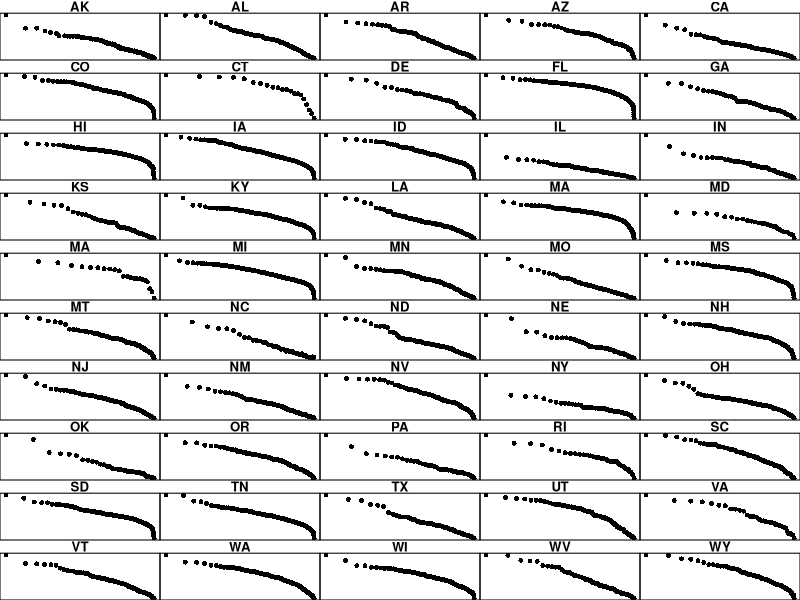

Write the R code that produced this figure.
logs = read.csv("logs.csv")
attach(logs)
png("stateplot.png", height=960)
par(mfrow=c(10,5))
par(mar=c(0,0,1,0))
plot(akrank,akpop, main="AK", xlab="", ylab="", pch=16, xaxt="n", yaxt="n")
plot(alrank,alpop, main="AL", xlab="", ylab="", pch=16, xaxt="n", yaxt="n")
plot(arrank,arpop, main="AR", xlab="", ylab="", pch=16, xaxt="n", yaxt="n")
plot(azrank,azpop, main="AZ", xlab="", ylab="", pch=16, xaxt="n", yaxt="n")
plot(carank,capop, main="CA", xlab="", ylab="", pch=16, xaxt="n", yaxt="n")
plot(corank,copop, main="CO", xlab="", ylab="", pch=16, xaxt="n", yaxt="n")
plot(ctrank,ctpop, main="CT", xlab="", ylab="", pch=16, xaxt="n", yaxt="n")
plot(derank,depop, main="DE", xlab="", ylab="", pch=16, xaxt="n", yaxt="n")
plot(flrank,flpop, main="FL", xlab="", ylab="", pch=16, xaxt="n", yaxt="n")
plot(garank,gapop, main="GA", xlab="", ylab="", pch=16, xaxt="n", yaxt="n")
plot(hirank,hipop, main="HI", xlab="", ylab="", pch=16, xaxt="n", yaxt="n")
plot(iarank,iapop, main="IA", xlab="", ylab="", pch=16, xaxt="n", yaxt="n")
plot(idrank,idpop, main="ID", xlab="", ylab="", pch=16, xaxt="n", yaxt="n")
plot(ilrank,ilpop, main="IL", xlab="", ylab="", pch=16, xaxt="n", yaxt="n")
plot(inrank,inpop, main="IN", xlab="", ylab="", pch=16, xaxt="n", yaxt="n")
plot(ksrank,kspop, main="KS", xlab="", ylab="", pch=16, xaxt="n", yaxt="n")
plot(kyrank,kypop, main="KY", xlab="", ylab="", pch=16, xaxt="n", yaxt="n")
plot(larank,lapop, main="LA", xlab="", ylab="", pch=16, xaxt="n", yaxt="n")
plot(marank,mapop, main="MA", xlab="", ylab="", pch=16, xaxt="n", yaxt="n")
plot(mdrank,mdpop, main="MD", xlab="", ylab="", pch=16, xaxt="n", yaxt="n")
plot(merank,mepop, main="MA", xlab="", ylab="", pch=16, xaxt="n", yaxt="n")
plot(mirank,mipop, main="MI", xlab="", ylab="", pch=16, xaxt="n", yaxt="n")
plot(mnrank,mnpop, main="MN", xlab="", ylab="", pch=16, xaxt="n", yaxt="n")
plot(morank,mopop, main="MO", xlab="", ylab="", pch=16, xaxt="n", yaxt="n")
plot(msrank,mspop, main="MS", xlab="", ylab="", pch=16, xaxt="n", yaxt="n")
plot(mtrank,mtpop, main="MT", xlab="", ylab="", pch=16, xaxt="n", yaxt="n")
plot(ncrank,ncpop, main="NC", xlab="", ylab="", pch=16, xaxt="n", yaxt="n")
plot(ndrank,ndpop, main="ND", xlab="", ylab="", pch=16, xaxt="n", yaxt="n")
plot(nerank,nepop, main="NE", xlab="", ylab="", pch=16, xaxt="n", yaxt="n")
plot(nhrank,nhpop, main="NH", xlab="", ylab="", pch=16, xaxt="n", yaxt="n")
plot(njrank,njpop, main="NJ", xlab="", ylab="", pch=16, xaxt="n", yaxt="n")
plot(nmrank,nmpop, main="NM", xlab="", ylab="", pch=16, xaxt="n", yaxt="n")
plot(nvrank,nvpop, main="NV", xlab="", ylab="", pch=16, xaxt="n", yaxt="n")
plot(nyrank,nypop, main="NY", xlab="", ylab="", pch=16, xaxt="n", yaxt="n")
plot(ohrank,ohpop, main="OH", xlab="", ylab="", pch=16, xaxt="n", yaxt="n")
plot(okrank,okpop, main="OK", xlab="", ylab="", pch=16, xaxt="n", yaxt="n")
plot(orrank,orpop, main="OR", xlab="", ylab="", pch=16, xaxt="n", yaxt="n")
plot(parank,papop, main="PA", xlab="", ylab="", pch=16, xaxt="n", yaxt="n")
plot(rirank,ripop, main="RI", xlab="", ylab="", pch=16, xaxt="n", yaxt="n")
plot(scrank,scpop, main="SC", xlab="", ylab="", pch=16, xaxt="n", yaxt="n")
plot(sdrank,sdpop, main="SD", xlab="", ylab="", pch=16, xaxt="n", yaxt="n")
plot(tnrank,tnpop, main="TN", xlab="", ylab="", pch=16, xaxt="n", yaxt="n")
plot(txrank,txpop, main="TX", xlab="", ylab="", pch=16, xaxt="n", yaxt="n")
plot(utrank,utpop, main="UT", xlab="", ylab="", pch=16, xaxt="n", yaxt="n")
plot(varank,vapop, main="VA", xlab="", ylab="", pch=16, xaxt="n", yaxt="n")
plot(vtrank,vtpop, main="VT", xlab="", ylab="", pch=16, xaxt="n", yaxt="n")
plot(warank,wapop, main="WA", xlab="", ylab="", pch=16, xaxt="n", yaxt="n")
plot(wirank,wipop, main="WI", xlab="", ylab="", pch=16, xaxt="n", yaxt="n")
plot(wvrank,wvpop, main="WV", xlab="", ylab="", pch=16, xaxt="n", yaxt="n")
plot(wyrank,wypop, main="WY", xlab="", ylab="", pch=16, xaxt="n", yaxt="n")
dev.off()